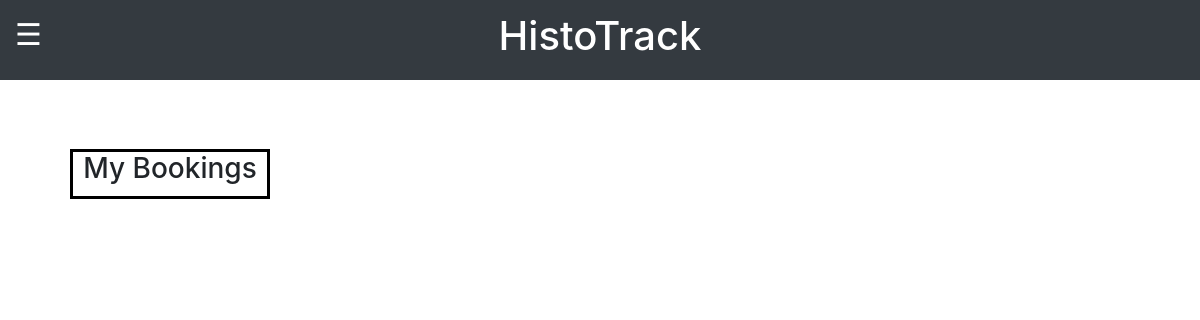
Page /MCalendar/myBookings/ (signed in) on the earlier database version.
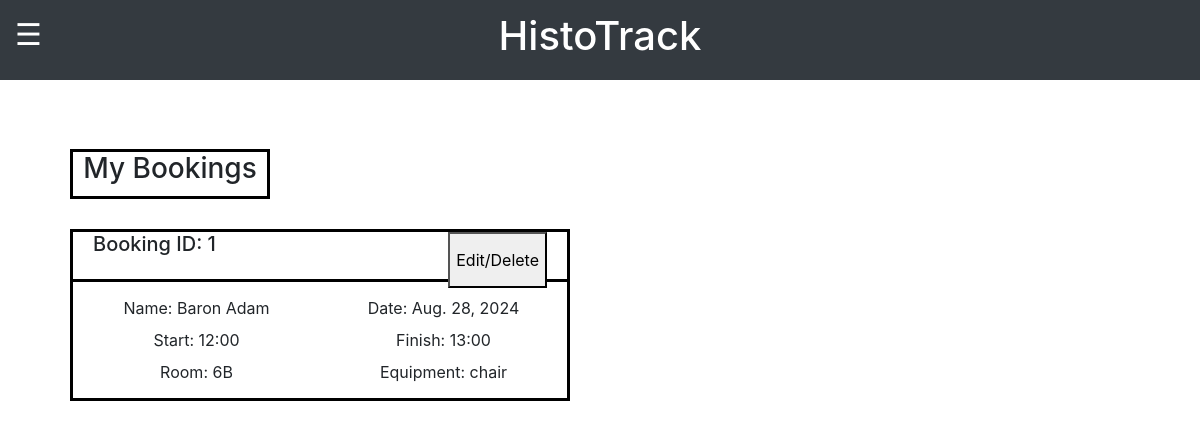
Same page on the later database version.
### MCalendar/models.py (models this page shows)
class Bookings(models.Model):
    fullname = models.CharField(max_length=64, blank=False, null=False)
    phone = models.IntegerField(blank=False, null=False)
    email = models.EmailField(blank=False, null=False)
    supervisor = models.CharField(max_length=64, default='N/A')
    organisation = models.CharField(max_length=128, default='N/A')
    date = models.DateField(blank=False, null=False)
    start = models.TimeField(blank=False, null=False)
    finish = models.TimeField(blank=False, null=False)
    room = models.CharField(max_length=16, blank=False, null=False)
    equipment = models.CharField(max_length=64, blank=False, null=False)
    equipmentid = models.CharField(max_length=32, default='N/A')

### MCalendar/views.py (the view)
# urls.py: path("myBookings/", views.myBookings, name="myBookings"),
def myBookings(request):
    if request.user.is_authenticated:
        myBookings = Bookings.objects.all().values()
        template = loader.get_template('myBookings.html')
        context = {
            'myBookings': myBookings,
        }
        return HttpResponse(template.render(context, request))
    else:
        messages.success(request, "Please log in before entering that page!")
        return redirect("loginPage")

### MCalendar/templates/myBookings.html (shortened to what this page needs)
{% load static %}
<!DOCTYPE html>
<html lang="en">
    <head>
        <link rel="stylesheet" href="https://cdn.jsdelivr.net/npm/bootstrap@4.6.2/dist/css/bootstrap.min.css">
        <link rel="stylesheet" href="{% static 'sidebar.css' %}">
    </head>
    <body style="height:1000px;margin:0;">
        <div class="container-fluid bg-dark text-white topbar">
            <div class="row">
                <div class="col-2 container-fluid text-left">
                <span class="sidebarButton" onclick="toggleNav()">&#9776;</span>
                </div>
                <div class="col-8 container-fluid text-center h1">
                    <span>HistoTrack</span>
                </div>
                <div class="col-2"></div>
            </div>
        </div>
        <div style="padding: 50px 0 0 50px;margin-top: 50px;">
            <div id="bookings">
                <h3>My Bookings</h3>
            </div>
        {%for z in myBookings%}
            <div class="bookingObject">
                <div class="editDetails">
                    <h5 class="bookingName">Booking ID: {{z.id}}</h5>
                    <div class="editButton">
                        <a href="http://127.0.0.1:8000/MCalendar/myBookings/editBooking/{{ z.id }}">
                            <button>Edit/Delete</button>
                        </a>
                    </div>
                </div>
                <div class="details">
                    <div class="detailsListItem">Name: {{ z.fullname }}</div>
                    <div class="detailsListItem">Date: {{ z.date }}</div>
                    <div class="detailsListItem">Start: {{ z.start|time:"H:i" }}</div>
                    <div class="detailsListItem">Finish: {{ z.finish|time:"H:i" }}</div>
                    <div class="detailsListItem">Room: {{ z.room }}</div>
                    <div class="detailsListItem">Equipment: {{ z.equipment }}</div>
                </div>
            </div>
            {%endfor%}
        </div>
    </body>
</html>

### MCalendar/static/sidebar.css (style rules this page uses)
body { margin-top:100px; }
.topbar { height: 80px; max-height: 80px; align-content:center; position: fixed; top:0; z-index: 100; }
.sidebarButton { font-size:30px; cursor:pointer }

### MCalendar/templates/myBookings.html (style rules this page uses)
#bookings { margin-left: 20px; margin-bottom: 30px; border: 3px solid black; text-align: center; max-width: 200px; height: 50px; line-height: 10px; }
.bookingObject { border: 3px solid black; margin-top: 20px; margin-left: 20px; max-width: 500px; }
.editDetails { border-bottom: 3px solid black; max-width: 500px; height: 50px; line-height: 50px; }
.bookingName { margin: auto; padding: 0 20px; float: left; }
.editButton { float: right; margin: auto; padding: 0 20px 0 0; }
.details { margin: 10px 0; display: grid; grid-template-columns: 50% 50%; }
.detailsListItem { list-style-type: none; margin: auto; padding: 4px 0; }

Differences in the rows shown:
added Bookings: id "1", fullname "Baron Adam", date "Aug. 28, 2024", start "12:00", finish "13:00", room "6B", equipment "chair"
